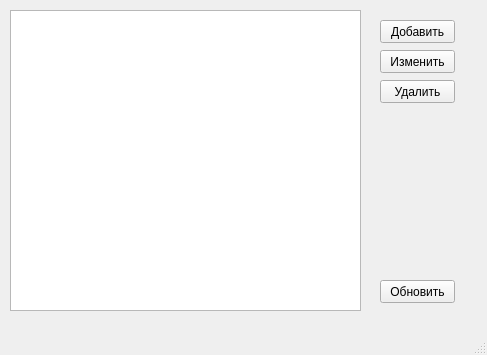
<?xml version="1.0" encoding="UTF-8"?>
<ui version="4.0">
 <class>addData</class>
 <widget class="QMainWindow" name="addData">
  <property name="geometry">
   <rect>
    <x>0</x>
    <y>0</y>
    <width>487</width>
    <height>355</height>
   </rect>
  </property>
  <property name="windowTitle">
   <string>MainWindow</string>
  </property>
  <widget class="QWidget" name="centralwidget">
   <widget class="QTableView" name="tableData">
    <property name="geometry">
     <rect>
      <x>10</x>
      <y>10</y>
      <width>351</width>
      <height>301</height>
     </rect>
    </property>
   </widget>
   <widget class="QPushButton" name="buttonAddDensity">
    <property name="geometry">
     <rect>
      <x>380</x>
      <y>20</y>
      <width>75</width>
      <height>23</height>
     </rect>
    </property>
    <property name="text">
     <string>Добавить</string>
    </property>
   </widget>
   <widget class="QPushButton" name="buttonEditDensity">
    <property name="geometry">
     <rect>
      <x>380</x>
      <y>50</y>
      <width>75</width>
      <height>23</height>
     </rect>
    </property>
    <property name="text">
     <string>Изменить</string>
    </property>
   </widget>
   <widget class="QPushButton" name="buttonDeleteDensity">
    <property name="geometry">
     <rect>
      <x>380</x>
      <y>80</y>
      <width>75</width>
      <height>23</height>
     </rect>
    </property>
    <property name="text">
     <string>Удалить</string>
    </property>
   </widget>
   <widget class="QPushButton" name="buttonRestartDensity">
    <property name="geometry">
     <rect>
      <x>380</x>
      <y>280</y>
      <width>75</width>
      <height>23</height>
     </rect>
    </property>
    <property name="text">
     <string>Обновить</string>
    </property>
   </widget>
  </widget>
  <widget class="QMenuBar" name="menubar">
   <property name="geometry">
    <rect>
     <x>0</x>
     <y>0</y>
     <width>487</width>
     <height>21</height>
    </rect>
   </property>
  </widget>
  <widget class="QStatusBar" name="statusbar"/>
 </widget>
 <resources/>
 <connections/>
</ui>
